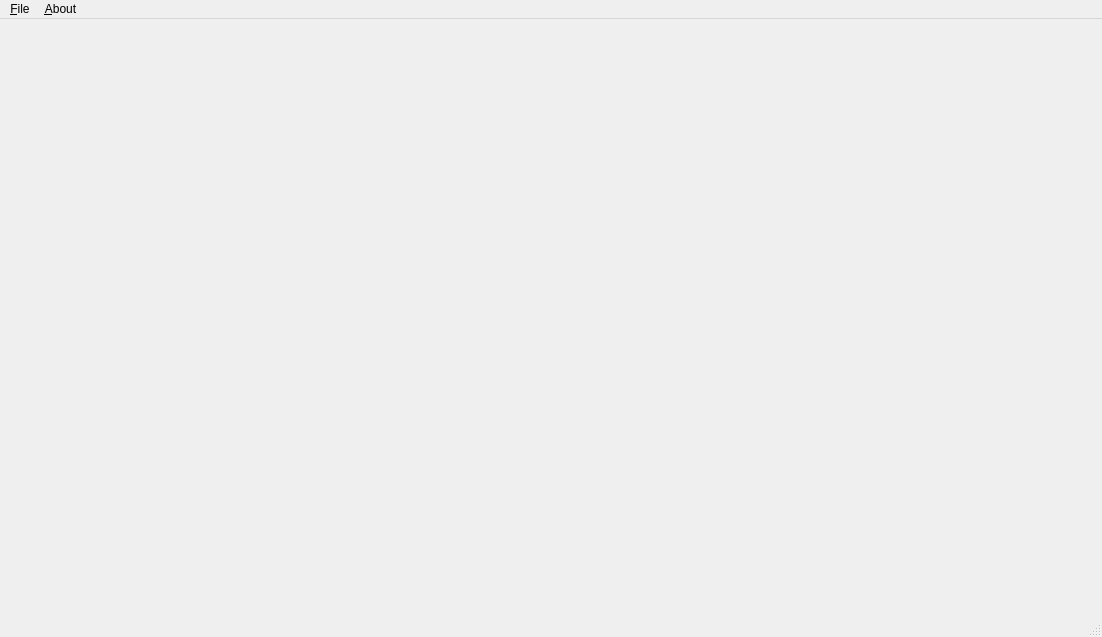
<?xml version="1.0" encoding="UTF-8"?>
<ui version="4.0">
 <class>MainWindow</class>
 <widget class="QMainWindow" name="MainWindow">
  <property name="geometry">
   <rect>
    <x>0</x>
    <y>0</y>
    <width>1102</width>
    <height>637</height>
   </rect>
  </property>
  <property name="windowTitle">
   <string>Sound Organizer</string>
  </property>
  <widget class="QWidget" name="centralwidget"/>
  <widget class="QMenuBar" name="menubar">
   <property name="geometry">
    <rect>
     <x>0</x>
     <y>0</y>
     <width>1102</width>
     <height>24</height>
    </rect>
   </property>
   <widget class="QMenu" name="menu_File">
    <property name="title">
     <string>&amp;File</string>
    </property>
    <addaction name="action_Open_Folder"/>
    <addaction name="separator"/>
    <addaction name="action_Preferences"/>
    <addaction name="separator"/>
    <addaction name="actionE_xit_2"/>
   </widget>
   <widget class="QMenu" name="menuAbout">
    <property name="title">
     <string>&amp;About</string>
    </property>
    <addaction name="actionAbout_Sound_Organizer"/>
   </widget>
   <addaction name="menu_File"/>
   <addaction name="menuAbout"/>
  </widget>
  <widget class="QStatusBar" name="statusbar"/>
  <action name="action_Open_Folder">
   <property name="text">
    <string>&amp;Open Folder</string>
   </property>
  </action>
  <action name="actionE_xit">
   <property name="text">
    <string>E&amp;xit</string>
   </property>
  </action>
  <action name="actionAbout_Sound_Organizer">
   <property name="text">
    <string>A&amp;bout Sound Organizer</string>
   </property>
  </action>
  <action name="action_Preferences">
   <property name="text">
    <string>&amp;Preferences</string>
   </property>
  </action>
  <action name="actionE_xit_2">
   <property name="text">
    <string>E&amp;xit</string>
   </property>
  </action>
 </widget>
 <resources/>
 <connections/>
</ui>
